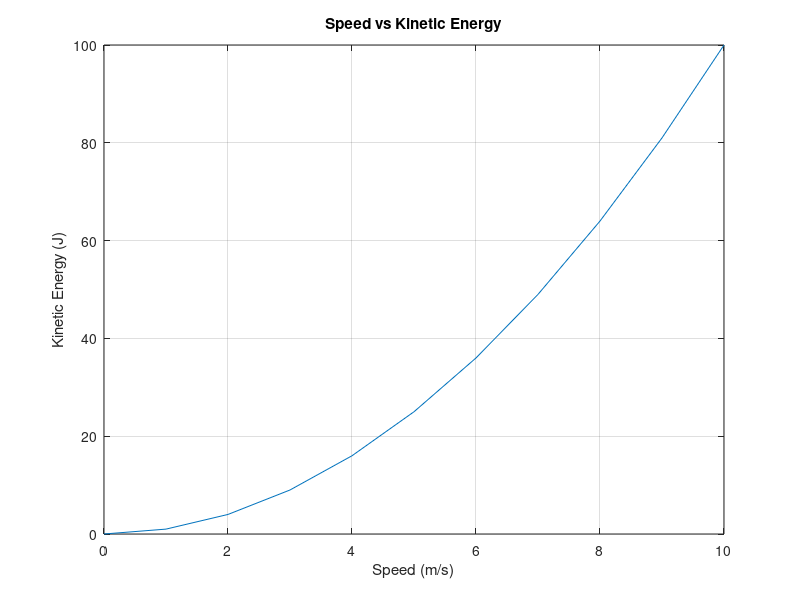

Here is the MATLAB script that generated this plot:
% Fundamentals Laboratory #1

% Physical Parameters
m = 2;
v = 0:1:10;

% Kinetic Energy Formula
K = (1/2) * m * v.^2

% Plot the graph for the result
plot(v, K);
xlabel("Speed (m/s)");
ylabel("Kinetic Energy (J)");
title("Speed vs Kinetic Energy");
grid on;
